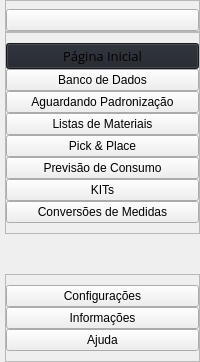
     <widget class="QCustomSlideMenu" name="leftMenuContainer" native="true">
      <property name="maximumSize">
       <size>
        <width>215</width>
        <height>16777215</height>
       </size>
      </property>
      <layout class="QVBoxLayout" name="verticalLayout">
       <property name="spacing">
        <number>0</number>
       </property>
       <property name="leftMargin">
        <number>0</number>
       </property>
       <property name="topMargin">
        <number>0</number>
       </property>
       <property name="rightMargin">
        <number>0</number>
       </property>
       <property name="bottomMargin">
        <number>0</number>
       </property>
       <item>
        <widget class="QWidget" name="leftMenuSubContainer" native="true">
         <layout class="QVBoxLayout" name="verticalLayout_2">
          <property name="spacing">
           <number>0</number>
          </property>
          <property name="leftMargin">
           <number>5</number>
          </property>
          <property name="topMargin">
           <number>0</number>
          </property>
          <property name="rightMargin">
           <number>0</number>
          </property>
          <property name="bottomMargin">
           <number>0</number>
          </property>
          <item alignment="Qt::AlignTop">
           <widget class="QFrame" name="frame">
            <property name="frameShape">
             <enum>QFrame::StyledPanel</enum>
            </property>
            <property name="frameShadow">
             <enum>QFrame::Raised</enum>
            </property>
            <layout class="QHBoxLayout" name="horizontalLayout_2">
             <property name="spacing">
              <number>0</number>
             </property>
             <property name="leftMargin">
              <number>0</number>
             </property>
             <property name="topMargin">
              <number>8</number>
             </property>
             <property name="rightMargin">
              <number>0</number>
             </property>
             <property name="bottomMargin">
              <number>0</number>
             </property>
             <item>
              <widget class="QPushButton" name="menuBtn">
               <property name="toolTip">
                <string>Menu</string>
               </property>
               <property name="text">
                <string/>
               </property>
               <property name="icon">
                <iconset resource="resources.qrc">
                 <normaloff>:/icons/icons/feather-WHITE/align-justify.svg</normaloff>:/icons/icons/feather-WHITE/align-justify.svg</iconset>
               </property>
               <property name="iconSize">
                <size>
                 <width>24</width>
                 <height>24</height>
                </size>
               </property>
               <property name="flat">
                <bool>false</bool>
               </property>
              </widget>
             </item>
            </layout>
           </widget>
          </item>
          <item alignment="Qt::AlignTop">
           <widget class="QFrame" name="frame_2">
            <property name="sizePolicy">
             <sizepolicy hsizetype="Preferred" vsizetype="Preferred">
              <horstretch>0</horstretch>
              <verstretch>0</verstretch>
             </sizepolicy>
            </property>
            <property name="frameShape">
             <enum>QFrame::StyledPanel</enum>
            </property>
            <property name="frameShadow">
             <enum>QFrame::Raised</enum>
            </property>
            <layout class="QVBoxLayout" name="verticalLayout_3">
             <property name="spacing">
              <number>0</number>
             </property>
             <property name="leftMargin">
              <number>0</number>
             </property>
             <property name="topMargin">
              <number>10</number>
             </property>
             <property name="rightMargin">
              <number>0</number>
             </property>
             <property name="bottomMargin">
              <number>10</number>
             </property>
             <item>
              <widget class="QPushButton" name="homeBtn">
               <property name="enabled">
                <bool>true</bool>
               </property>
               <property name="sizePolicy">
                <sizepolicy hsizetype="Minimum" vsizetype="Fixed">
                 <horstretch>0</horstretch>
                 <verstretch>0</verstretch>
                </sizepolicy>
               </property>
               <property name="sizeIncrement">
                <size>
                 <width>0</width>
                 <height>0</height>
                </size>
               </property>
               <property name="font">
                <font>
                 <family>Open Sans</family>
                 <pointsize>10</pointsize>
                 <weight>50</weight>
                 <italic>false</italic>
                 <bold>false</bold>
                 <stylestrategy>PreferAntialias</stylestrategy>
                </font>
               </property>
               <property name="toolTip">
                <string>Página Inicial</string>
               </property>
               <property name="layoutDirection">
                <enum>Qt::LeftToRight</enum>
               </property>
               <property name="autoFillBackground">
                <bool>false</bool>
               </property>
               <property name="styleSheet">
                <string notr="true">background-color: #1F232A;</string>
               </property>
               <property name="text">
                <string>Página Inicial</string>
               </property>
               <property name="icon">
                <iconset resource="resources.qrc">
                 <normaloff>:/icons/icons/feather-WHITE/home.svg</normaloff>:/icons/icons/feather-WHITE/home.svg</iconset>
               </property>
               <property name="iconSize">
                <size>
                 <width>24</width>
                 <height>24</height>
                </size>
               </property>
              </widget>
             </item>
             <item>
              <widget class="QPushButton" name="dataBtn">
               <property name="toolTip">
                <string>Banco de Dados</string>
               </property>
               <property name="text">
                <string>Banco de Dados</string>
               </property>
               <property name="icon">
                <iconset resource="resources.qrc">
                 <normaloff>:/icons/icons/feather-WHITE/database.svg</normaloff>:/icons/icons/feather-WHITE/database.svg</iconset>
               </property>
               <property name="iconSize">
                <size>
                 <width>24</width>
                 <height>24</height>
                </size>
               </property>
              </widget>
             </item>
             <item>
              <widget class="QPushButton" name="waitingBtn">
               <property name="toolTip">
                <string>Aguardando Padronização</string>
               </property>
               <property name="text">
                <string>Aguardando Padronização</string>
               </property>
               <property name="icon">
                <iconset resource="resources.qrc">
                 <normaloff>:/icons/icons/feather-WHITE/clock.svg</normaloff>:/icons/icons/feather-WHITE/clock.svg</iconset>
               </property>
               <property name="iconSize">
                <size>
                 <width>24</width>
                 <height>24</height>
                </size>
               </property>
              </widget>
             </item>
             <item>
              <widget class="QPushButton" name="bomBtn">
               <property name="toolTip">
                <string>Listas de Materiais</string>
               </property>
               <property name="text">
                <string>Listas de Materiais</string>
               </property>
               <property name="icon">
                <iconset resource="resources.qrc">
                 <normaloff>:/icons/icons/feather-WHITE/list.svg</normaloff>:/icons/icons/feather-WHITE/list.svg</iconset>
               </property>
               <property name="iconSize">
                <size>
                 <width>24</width>
                 <height>24</height>
                </size>
               </property>
              </widget>
             </item>
             <item>
              <widget class="QPushButton" name="pickplaceBtn">
               <property name="toolTip">
                <string>Pick &amp; Place</string>
               </property>
               <property name="text">
                <string>Pick &amp;&amp; Place</string>
               </property>
               <property name="icon">
                <iconset resource="resources.qrc">
                 <normaloff>:/icons/icons/feather-WHITE/cpu.svg</normaloff>:/icons/icons/feather-WHITE/cpu.svg</iconset>
               </property>
               <property name="iconSize">
                <size>
                 <width>24</width>
                 <height>24</height>
                </size>
               </property>
              </widget>
             </item>
             <item>
              <widget class="QPushButton" name="forecastingBtn">
               <property name="toolTip">
                <string>Previsão de Consumo</string>
               </property>
               <property name="text">
                <string>Previsão de Consumo</string>
               </property>
               <property name="icon">
                <iconset resource="resources.qrc">
                 <normaloff>:/icons/icons/feather-WHITE/trending-up.svg</normaloff>:/icons/icons/feather-WHITE/trending-up.svg</iconset>
               </property>
               <property name="iconSize">
                <size>
                 <width>24</width>
                 <height>24</height>
                </size>
               </property>
              </widget>
             </item>
             <item>
              <widget class="QPushButton" name="kitsBtn">
               <property name="toolTip">
                <string>KITs</string>
               </property>
               <property name="text">
                <string>KITs</string>
               </property>
               <property name="icon">
                <iconset resource="resources.qrc">
                 <normaloff>:/icons/icons/feather-WHITE/package.svg</normaloff>:/icons/icons/feather-WHITE/package.svg</iconset>
               </property>
               <property name="iconSize">
                <size>
                 <width>24</width>
                 <height>24</height>
                </size>
               </property>
              </widget>
             </item>
             <item>
              <widget class="QPushButton" name="convertBtn">
               <property name="toolTip">
                <string>Conversões de Medidas</string>
               </property>
               <property name="text">
                <string>Conversões de Medidas</string>
               </property>
               <property name="icon">
                <iconset resource="resources.qrc">
                 <normaloff>:/icons/icons/feather-WHITE/refresh-cw.svg</normaloff>:/icons/icons/feather-WHITE/refresh-cw.svg</iconset>
               </property>
               <property name="iconSize">
                <size>
                 <width>24</width>
                 <height>24</height>
                </size>
               </property>
              </widget>
             </item>
            </layout>
           </widget>
          </item>
          <item>
           <spacer name="verticalSpacer">
            <property name="orientation">
             <enum>Qt::Vertical</enum>
            </property>
            <property name="sizeHint" stdset="0">
             <size>
              <width>20</width>
              <height>40</height>
             </size>
            </property>
           </spacer>
          </item>
          <item alignment="Qt::AlignBottom">
           <widget class="QFrame" name="frame_3">
            <property name="frameShape">
             <enum>QFrame::StyledPanel</enum>
            </property>
            <property name="frameShadow">
             <enum>QFrame::Raised</enum>
            </property>
            <layout class="QVBoxLayout" name="verticalLayout_4">
             <property name="spacing">
              <number>0</number>
             </property>
             <property name="leftMargin">
              <number>0</number>
             </property>
             <property name="topMargin">
              <number>10</number>
             </property>
             <property name="rightMargin">
              <number>0</number>
             </property>
             <property name="bottomMargin">
              <number>10</number>
             </property>
             <item>
              <widget class="QPushButton" name="settingsBtn">
               <property name="toolTip">
                <string>Configurações</string>
               </property>
               <property name="text">
                <string>Configurações</string>
               </property>
               <property name="icon">
                <iconset resource="resources.qrc">
                 <normaloff>:/icons/icons/feather-WHITE/settings.svg</normaloff>:/icons/icons/feather-WHITE/settings.svg</iconset>
               </property>
               <property name="iconSize">
                <size>
                 <width>24</width>
                 <height>24</height>
                </size>
               </property>
              </widget>
             </item>
             <item>
              <widget class="QPushButton" name="infoBtn">
               <property name="toolTip">
                <string>Informações</string>
               </property>
               <property name="text">
                <string>Informações</string>
               </property>
               <property name="icon">
                <iconset resource="resources.qrc">
                 <normaloff>:/icons/icons/feather-WHITE/info.svg</normaloff>:/icons/icons/feather-WHITE/info.svg</iconset>
               </property>
               <property name="iconSize">
                <size>
                 <width>24</width>
                 <height>24</height>
                </size>
               </property>
              </widget>
             </item>
             <item>
              <widget class="QPushButton" name="helpBtn">
               <property name="toolTip">
                <string>Ajuda</string>
               </property>
               <property name="text">
                <string>Ajuda</string>
               </property>
               <property name="icon">
                <iconset resource="resources.qrc">
                 <normaloff>:/icons/icons/feather-WHITE/help-circle.svg</normaloff>:/icons/icons/feather-WHITE/help-circle.svg</iconset>
               </property>
               <property name="iconSize">
                <size>
                 <width>24</width>
                 <height>24</height>
                </size>
               </property>
              </widget>
             </item>
            </layout>
           </widget>
          </item>
         </layout>
        </widget>
       </item>
      </layout>
     </widget>
